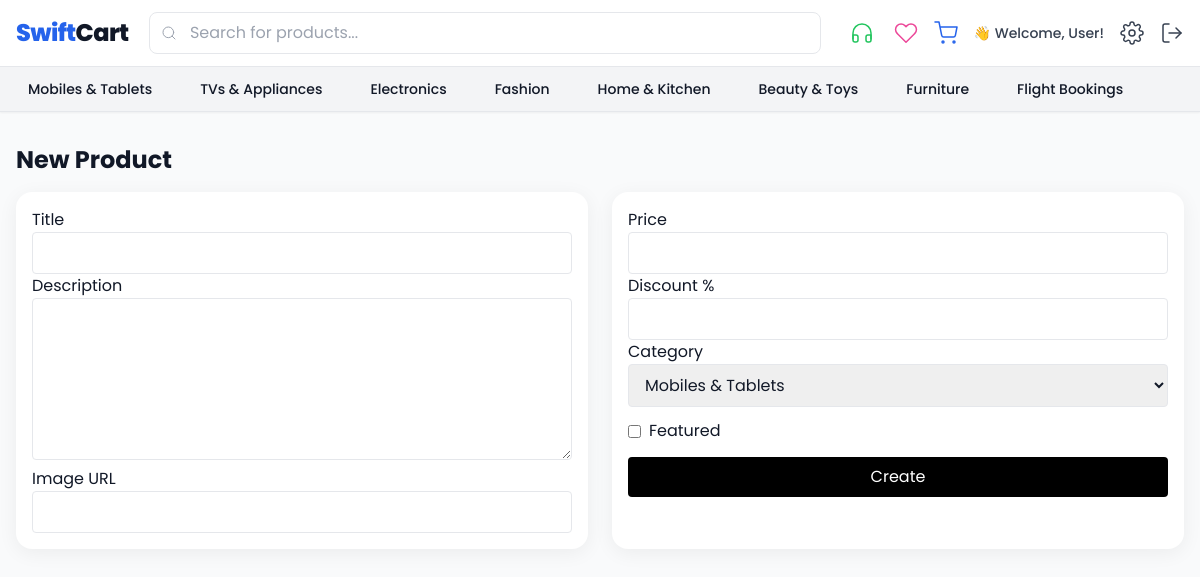
/admin/products/new (signed in), run on the app's committed database.
### mercado/models.py (models this page shows, shortened)
class User(UserMixin, db.Model):
    id = db.Column(db.Integer, primary_key=True)
    name = db.Column(db.String(50), nullable=False)
    email = db.Column(db.String(255), unique=True, nullable=False)
    password_hash = db.Column(db.String(255), nullable=False)
    is_admin = db.Column(db.Boolean, default=False)
    created_at = db.Column(db.DateTime, default=datetime.utcnow)

class Category(db.Model):
    id = db.Column(db.Integer, primary_key=True)
    name = db.Column(db.String(120), unique=True, nullable=False)
    created_at = db.Column(db.DateTime, default=datetime.utcnow)
    products = db.relationship("Product", backref="category", lazy=True)

### mercado/blueprints/admin/routes.py (the view, shortened to what this page needs)
@admin_bp.route("/products/new", methods=["GET", "POST"])
@login_required
@admin_required
def product_new():
    form = ProductForm()
    form.category_id.choices = [(c.id, c.name) for c in Category.query.all()]
    return render_template("admin/product_form.html", form=form, is_new=True)

### mercado/forms.py
class ProductForm(FlaskForm):
    title = StringField('Title', validators=[DataRequired(), Length(max=255)])
    description = TextAreaField('Description', validators=[Optional()])
    price = FloatField('Price', validators=[DataRequired(), NumberRange(min=0)])
    discount_percent = IntegerField('Discount %', validators=[Optional(), NumberRange(min=0, max=100)])
    image_url = StringField('Image URL', validators=[Optional(), URL(require_tld=False, allow_ip=True)])
    category_id = SelectField('Category', coerce=int, validators=[DataRequired()])
    is_featured = BooleanField('Featured')
    submit = SubmitField('Save')

### mercado/__init__.py (called while the page is built)
def create_app(config_object=Dev):
    app = Flask(__name__, instance_relative_config=True)
    app.config.from_object(config_object)
    db.init_app(app)
    migrate.init_app(app, db)
    login_manager.init_app(app)
    @login_manager.user_loader
    def load_user(uid):
        return User.query.get(int(uid))
    login_manager.login_view = "auth.login"
    app.register_blueprint(auth_bp)
    app.register_blueprint(shop_bp)
    app.register_blueprint(admin_bp, url_prefix="/admin")
    @app.context_processor
    def inject_categories():
        names = app.config.get("CATEGORIES", [])
        cats = [{"id": i + 1, "name": name} for i, name in enumerate(names)]
        return {"categories": cats}
    return app

### mercado/blueprints/admin/routes.py (called while the page is built)
def admin_required(fn):
    from functools import wraps
    @wraps(fn)
    def wrapper(*a, **k):
        if not current_user.is_authenticated or not getattr(current_user, "is_admin", False):
            flash("Admin access required.", "warning")
            return redirect(url_for("auth.login"))
        return fn(*a, **k)
    return wrapper

### mercado/templates/admin/product_form.html (shortened to what this page needs)
{% extends 'base.html' %}
{% block content %}
<h1 class="text-2xl font-bold mb-4">{{ 'New' if is_new else 'Edit' }} Product</h1>
<form method="post" class="grid md:grid-cols-2 gap-6">
  <div class="card space-y-3">
    <label>
      Title
      {{ form.title(class_="w-full border rounded px-3 py-2") }}
    </label>
    <label>
      Description
      {{ form.description(class_="w-full border rounded px-3 py-2", rows=6) }}
    </label>
    <label>
      Image URL
      {{ form.image_url(class_="w-full border rounded px-3 py-2") }}
    </label>
  </div>
  <div class="card space-y-3">
    <label>
      Price
      {{ form.price(class_="w-full border rounded px-3 py-2") }}
    </label>
    <label>
      Discount %
      {{ form.discount_percent(class_="w-full border rounded px-3 py-2") }}
    </label>
    <label>
      Category
      {{ form.category_id(class_="w-full border rounded px-3 py-2") }}
    </label>
    <label class="inline-flex gap-2 items-center">
      {{ form.is_featured() }} <span>Featured</span>
    </label>
    <button class="w-full bg-black text-white rounded py-2">
      {{ 'Create' if is_new else 'Save' }}
    </button>
  </div>
</form>
{% endblock %}

### mercado/templates/base.html (shortened to what this page needs)
<!doctype html>
<html>
<head>
<script src="https://cdn.tailwindcss.com"></script>
<link rel="stylesheet" href="https://cdnjs.cloudflare.com/ajax/libs/font-awesome/6.5.0/css/all.min.css">
</head>
<body class="bg-gray-50 text-gray-900 flex flex-col min-h-screen">
<header class="bg-white border-b sticky top-0 z-40 shadow-sm">
  <div class="max-w-7xl mx-auto px-4 py-3 flex items-center gap-4">
    <a href="{{ url_for('shop.home') }}" class="text-2xl font-extrabold tracking-tight flex items-center">
      <span class="text-blue-600">Swift</span><span class="text-gray-900">Cart</span>
    </a>
    <div class="relative flex-1 max-w-2xl mx-auto">
      <div class="relative">
        <span class="absolute inset-y-0 left-3 flex items-center pointer-events-none text-gray-400">
        </span>
        <input id="searchInput" type="text" placeholder="Search for products..."
               class="w-full pl-10 pr-4 py-2 border rounded-lg focus:outline-none focus:ring-2 focus:ring-blue-500 transition" />
      </div>
    </div>
    <div class="flex items-center gap-4 ml-auto">
      <a href="tel:+911234567890" class="flex items-center px-1 py-2 rounded group transition transform hover:scale-110 hover:bg-green-100" title="24/7 Support">
        <i data-feather="headphones" class="w-6 h-6 text-green-500 group-hover:text-green-600 transition-colors duration-300"></i>
      </a>
      <a href="{{ url_for('shop.wishlist') }}" class="relative group icon-btn transition transform hover:scale-110 hover:text-pink-600" title="Wishlist">
        <i data-feather="heart" class="w-6 h-6 text-pink-500 group-hover:text-pink-600 transition-colors duration-300"></i>
      </a>
      <a href="{{ url_for('shop.view_cart') }}" class="relative group icon-btn transition transform hover:scale-110 hover:text-blue-700" title="Cart">
        <i data-feather="shopping-cart" class="w-6 h-6 text-blue-600 group-hover:text-blue-700 transition-colors duration-300"></i>
      </a>
      {% if current_user.is_authenticated %}
        <span class="text-gray-700 text-sm font-medium transition transform hover:scale-105 hover:text-gray-900 cursor-default">
          👋 Welcome, {{ current_user.name }}!
        </span>
      {% endif %}
      {% if current_user.is_authenticated and current_user.is_admin %}
        <a href="{{ url_for('admin.dashboard') }}" class="icon-btn group transition transform hover:scale-110" title="Admin">
          <i data-feather="settings" class="w-6 h-6 text-gray-700 group-hover:text-gray-900 transition-colors duration-300"></i>
        </a>
      {% endif %}
      {% if current_user.is_authenticated %}
        <a href="{{ url_for('auth.logout') }}" class="icon-btn group transition transform hover:scale-110" title="Logout">
          <i data-feather="log-out" class="w-6 h-6 text-gray-700 group-hover:text-red-500 transition-colors duration-300"></i>
        </a>
      {% endif %}
    </div>
  </div>
  {% if categories %}
  <nav class="bg-gray-100 border-t">
    <div class="max-w-7xl mx-auto px-4 py-2 flex items-center gap-6 overflow-x-auto text-sm font-medium">
      {% for c in categories %}
        <a href="{{ url_for('shop.category', cid=c.id) }}" class="whitespace-nowrap px-3 py-1 rounded hover:bg-blue-600 hover:text-white transition">
          {{ c.name }}
        </a>
      {% endfor %}
    </div>
  </nav>
  {% endif %}
</header>
<main class="flex-grow max-w-7xl mx-auto px-4 py-8">
  {% block content %}{% endblock %}
</main>
</body>
</html>

### mercado/templates/base.html (style rules this page uses)
body { font-family: 'Poppins', sans-serif; }
.card { border-radius:1rem; background:#fff; box-shadow:0 4px 20px rgba(0,0,0,.06); padding:1rem; }
.icon-btn { display:inline-flex; align-items:center; justify-content:center; }

### data on the page
User: name "User"
Category: name "Mobiles & Tablets"
Category: name "TVs & Appliances"
Category: name "Electronics"
Category: name "Fashion"
Category: name "Home & Kitchen"
Category: name "Beauty & Toys"
Category: name "Furniture"
Category: name "Flight Bookings"

### other printed values
{{ 'New' if is_new else 'Edit' }} "New"
{{ 'Create' if is_new else 'Save' }} "Create"
